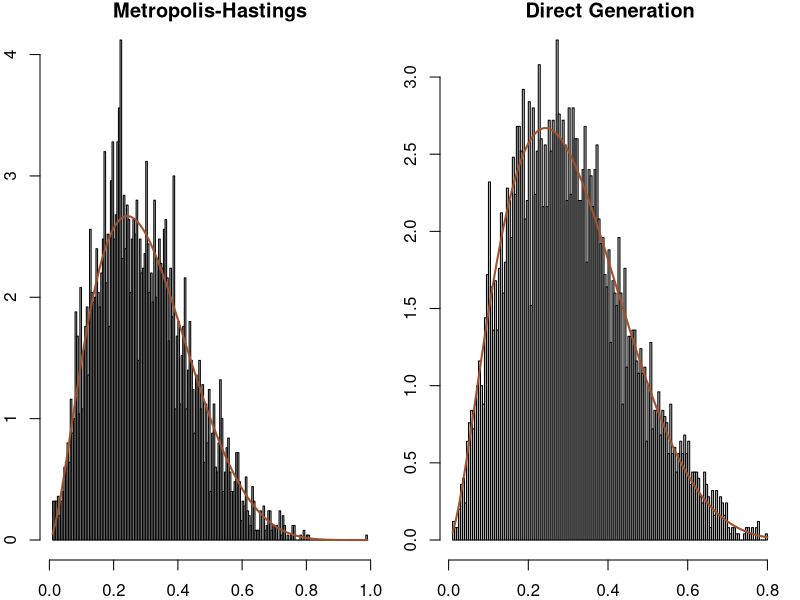
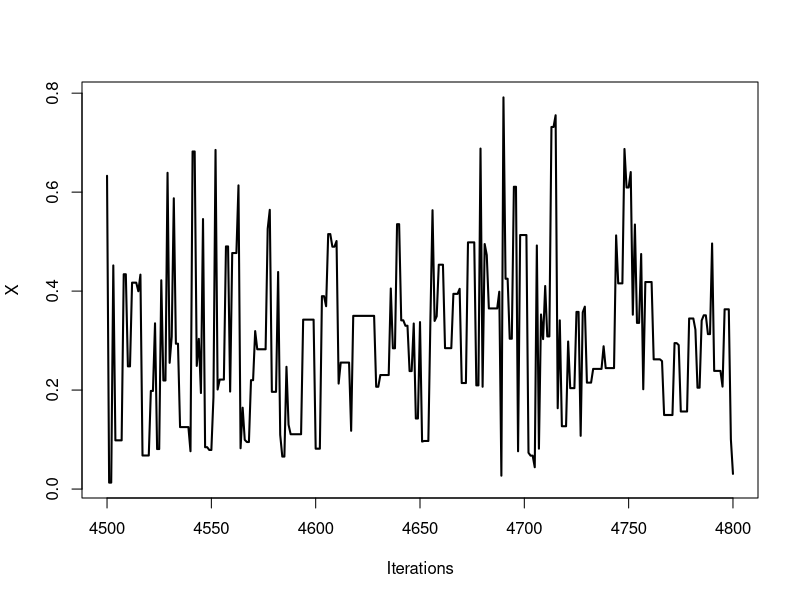
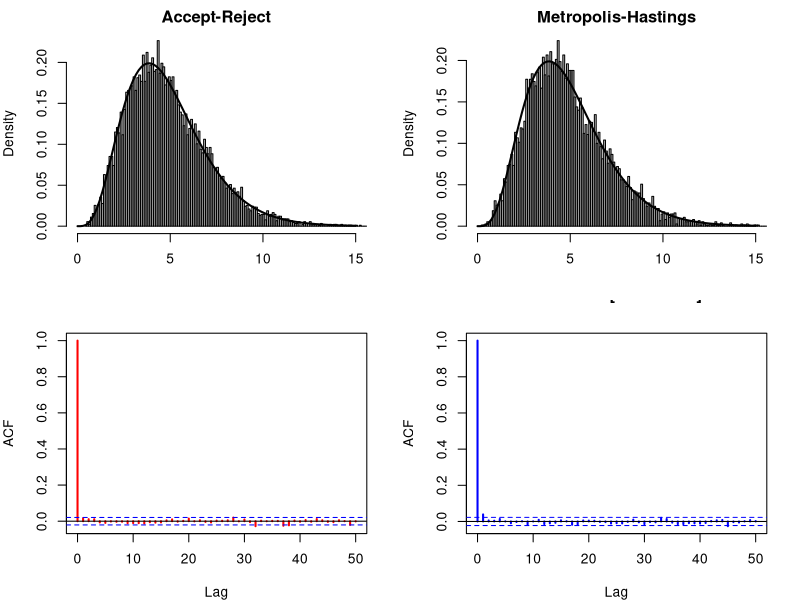
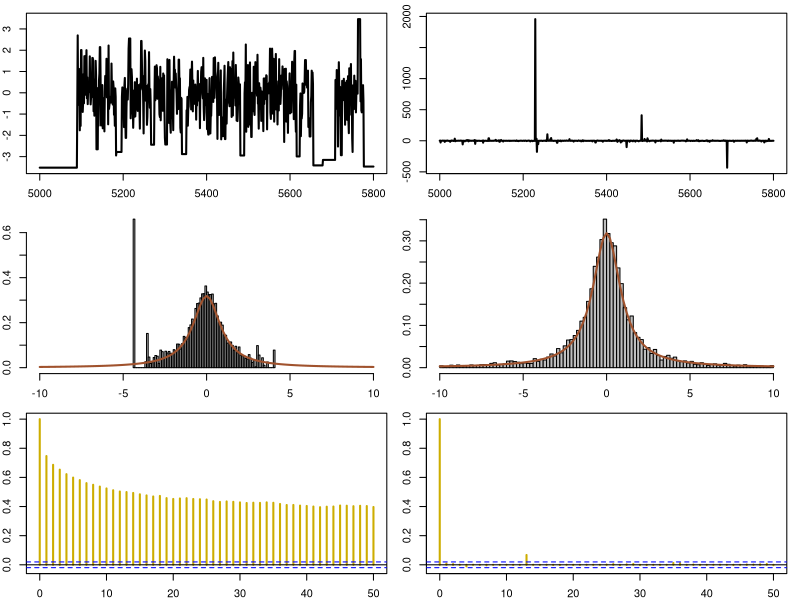
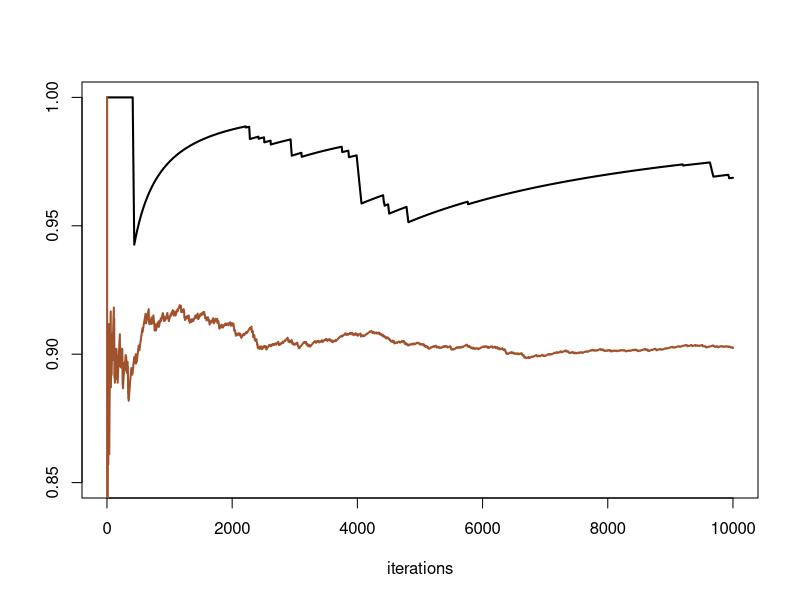

Generate these figures, in order, with R: (Note: this script raises an error after producing the figures.)
#Section 6.3.1, Metropolis-Hasting definition, beta example 6.1

a=2.7; b=6.3; c=2.669 # initial values
nsim=5000
X=rep(runif(1),nsim)  # initialize the chain
for (i in 2:nsim){
   Y=runif(1)
   rho=dbeta(Y,a,b)/dbeta(X[i-1],a,b)
   X[i]=X[i-1] + (Y-X[i-1])*(runif(1)<rho)
   }
X11(h=3.5);plot(4500:4800,X[4500:4800],ty="l",lwd=2,xlab="Iterations",ylab="X")

S=readline(prompt="Type  <Return>   to continue : ")

dev.off()
ks.test(jitter(X),rbeta(5000,a,b))

par(mfrow=c(1,2),mar=c(2,2,1,1))
hist(X,nclass=150,col="grey",main="Metropolis-Hastings",fre=FALSE)
curve(dbeta(x,a,b),col="sienna",lwd=2,add=TRUE)
hist(rbeta(5000,a,b),nclass=150,col="grey",main="Direct Generation",fre=FALSE)
curve(dbeta(x,a,b),col="sienna",lwd=2,add=TRUE)

S=readline(prompt="Type  <Return>   to continue : ")
dev.off()

#Section 6.2.2, comparison of gamma generators

a=4.85;nsim=10000;
X1=X2=array(0,dim=c(nsim,1))            #AR & MH
X1[1]=X2[1]=rgamma(1,a,rate=1)                #initialize the chain
for (i in 2:nsim){
    Y=rgamma(1,floor(a),rate=floor(a)/a)    #candidate
    rhoAR=(exp(1)*Y*exp(-Y/a)/a)^(a-floor(a))
    rhoMH=(dgamma(Y,a,rate=1)/dgamma(X2[i-1],a,rate=1))/(dgamma(Y,floor(a),
	rate=floor(a)/a)/dgamma(X2[i-1],floor(a),rate=floor(a)/a))
    rhoMH=min(rhoMH,1)
    X1[i]=Y*(runif(1)<rhoAR)                       #accepted values
    X2[i]=X2[i-1] + (Y-X2[i-1])*(runif(1)<rhoMH)
}
X1=X1[X1!=0]                   #The AR sample
par(mfrow=c(2,2),mar=c(4,4,2,2))
hist(X1,col="grey",nclas=125,freq=FALSE,xlab="",main="Accept-Reject",xlim=c(0,15))
curve(dgamma(x, a, rate=1),lwd=2,add=TRUE)
hist(X2[2500:nsim],nclas=125,col="grey",freq=FALSE,xlab="",main="Metropolis-Hastings",xlim=c(0,15))
curve(dgamma(x, a, rate=1),lwd=2,add=TRUE)
acf(X1,lag.max=50,lwd=2,col="red")              #Accept-Reject
acf(X2[2500:nsim],lag.max=50,lwd=2,col="blue")  #Metropolis-Hastings

mean(X1);var(X1);mean(X2[2500:nsim]);var(X2[2500:nsim])

S=readline(prompt="Type  <Return>   to continue : ")
dev.off()

#Section 6.2.2, Cauchy generator of example 6.2

nsim=10^4
X=Z=c(rt(1,1))  # initialize the chain from the stationary
for (t in 2:nsim){
    Y=rnorm(1) # candidate normal
    rho=min(1, dt(Y,1)*dnorm(X[t-1])/(dt(X[t-1],1)*dnorm(Y)))
    X[t]=X[t-1] + (Y-X[t-1])*(runif(1)<rho)
    Y=rt(1,.5)  # candidate t
    rho=min(1, dt(Y,1)*dt(Z[t-1],.5)/(dt(Z[t-1],1)*dt(Y,.5)))
    Z[t]=Z[t-1] + (Y-Z[t-1])*(runif(1)<rho)
    }

par(mfrow=c(3,2),mar=c(2,2,1,1))
plot(5000:5800,X[5000:5800],type="l",lwd=2,xlab="",ylab="")
plot(5000:5800,Z[5000:5800],type="l",lwd=2,xlab="",ylab="")
hist(X,nclass=100,col="grey",main="",xlab="",ylab="",fre=FALSE,xlim=c(-10,10))
curve(dt(x,1),col="sienna",lwd=2,add=TRUE)
hist(Z[abs(Z)<10],nclass=100,col="grey",main="",xlab="",ylab="",fre=FALSE,xlim=c(-10,10))
curve(dt(x,1),col="sienna",lwd=2,add=TRUE)
acf(X,lag.max=50,lwd=2,col="gold3");acf(Z,lag.max=50,lwd=2,col="gold3")

X11()
plot(cumsum(X<3)/(1:nsim),lwd=2,ty="l",ylim=c(.85,1),xlab="iterations",ylab="")
lines(cumsum(Z<3)/(1:nsim),lwd=2,col="sienna")

S=readline(prompt="Type  <Return>   to continue : ")
dev.off();dev.off()

#Section 6.2.2, Car braking set of example 6.3
Braking()

S=readline(prompt="Type  <Return>   to continue : ")
dev.off()

#Section 6.2.3, Metropolis-Hastings on the original Hastings' example
hastings()

S=readline(prompt="Type  <Return>   to continue (warning: lengthy!): ")
dev.off()

#Section 6.2.3, Metropolis-Hastings on the mixture posterior
mhmix(Ni=10^4)

S=readline(prompt="Type  <Return>   to continue : ")
dev.off()

#Section 6.2.4, Langevin Metropolis-Hastings on the probit posterior
pimamh()

S=readline(prompt="Type  <Return>   to continue (warning: lengthy!): ")
dev.off()

#Section 6.2.4, Langevin Metropolis-Hastings on the mixture posterior
mhmix(Ni=10^4,lange=TRUE,scale=.1)

S=readline(prompt="Type  <Return>   to continue : ")
dev.off()

#Section 6.2.4, model selection
out=mochoice(10^4)
print(out$top)
apply(out$model,2,mean)

S=readline(prompt="Type  <Return>   to continue : ")

#Section 6.3, Acceptance raate
normbyde()

S=readline(prompt="Type  <Return>   to continue : ")
dev.off()
